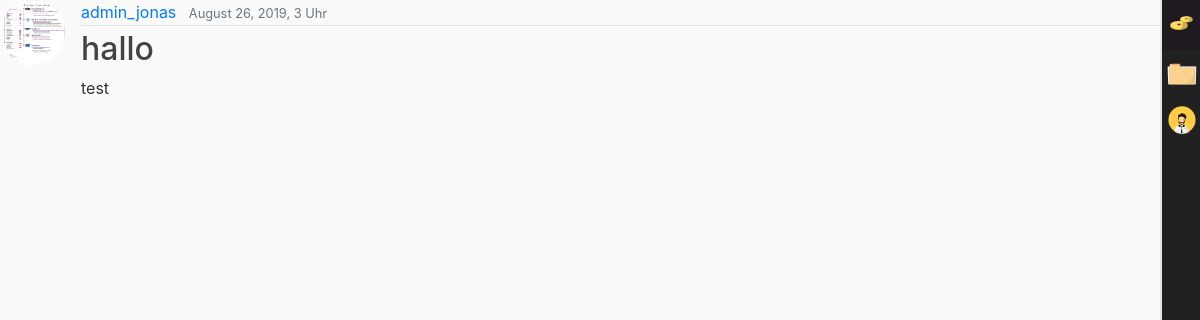
The app's page /blog/post/21/ with its own data.
### blog/models.py (models this page shows, shortened)
class Post(models.Model):
    title = models.CharField(max_length=100)
    content = models.TextField()
    date_posted = models.DateTimeField(default=timezone.now)
    author = models.ForeignKey(User, on_delete=models.CASCADE)

### users/models.py (models this page shows, shortened)
class Profile(models.Model):
    user = models.OneToOneField(User, on_delete=models.CASCADE)
    image = models.ImageField(default='default.jpg', upload_to='profile_images')

### blog/views.py (the view)
# urls.py: path('post/<int:pk>/', PostDetailView.as_view(), name='post-detail'),
class PostDetailView(DetailView):
    model = Post

### blog/templates/blog/post_detail.html (shortened to what this page needs)
{% extends 'base/base.html' %}
{% block content %}
<article class="media content-section">
<img class="rounded-circle article-img" src="{{ object.author.profile.image.url }}">
    <div class="media-body">
        <div class="article-metadata">
            <a class="mr-2" href="{% url 'user-posts' object.author.username %}">{{ object.author }}</a>
            <small class="text-muted">{{ object.date_posted|date:"F d, Y, g"}} Uhr</small>
        </div>
        <h2 class="article-title">{{ object.title }}</h2>
        <p class="article-content">{{ object.content }}</p>
    </div>
</article>
{% endblock content %}

### base/static/base/main.css (style rules this page uses)
body { background: #fafafa; color: #333333; }
h1, h2, h3, h4, h5, h6 { color: #444444; }
.article-img { height: 65px; width: 65px; margin-right: 16px; }
.article-metadata { padding-bottom: 1px; margin-bottom: 4px; border-bottom: 1px solid #e3e3e3 }

### records on screen
Post: author.profile.image (picture), author "admin_jonas", date_posted "August 26, 2019, 3", title "hallo", content "test"
